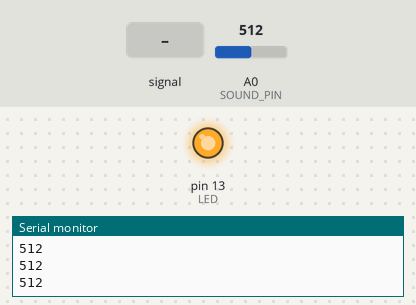
The sketch below on a simulated Arduino Uno, built with avr-gcc and run on an emulated ATmega328P. Parts: output pins drawn as LEDs (lit = HIGH), the last lines printed to the serial monitor. Inputs (shaded band) come from the test bench; at power-on: A0 (SOUND_PIN) = 512.

Above: at 1.2 s.
1.3 s: A0 (SOUND_PIN) fed a 200 Hz sine of ±460 counts around its level
At 3.4 s:
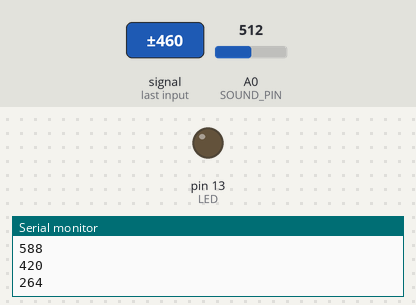
4.3 s: A0 (SOUND_PIN) set to 716
At 5.0 s:
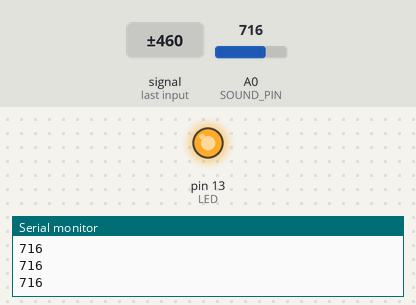
5.8 s: A0 (SOUND_PIN) set to 211
7.3 s: A0 (SOUND_PIN) set to 184
At 8.5 s:
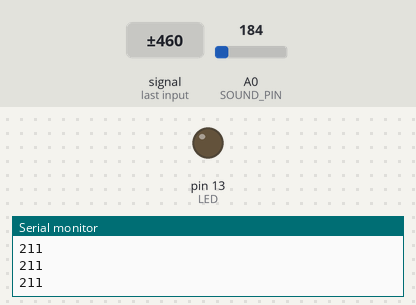
Timing chart, 0 to 9.8 s (numbered marks = the images above; inputs shaded):
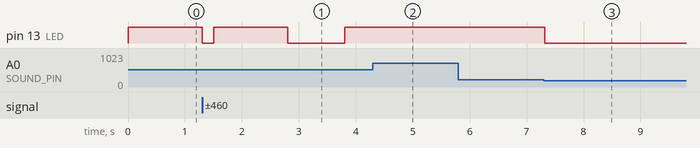

Measured:
- the behaviour switches between 201 and 200 on A0 (SOUND_PIN) (found by bisection; images 2 and 3)
- after the input at 1.3 s, pin 13 (LED): HIGH → LOW at once, → HIGH 0.20 s later, → LOW 1.3 s later, → HIGH 1.0 s later
- after the input at 4.3 s, pin 13 (LED): stays HIGH (without the input it goes to LOW after 0.81 s)
- after the input at 7.3 s, pin 13 (LED): HIGH → LOW at once

The sketch:

CodingFinalwork.ino
```cpp
const int BUTTON = 2;
const int LED = 13;
const int SOUND_PIN = A0;
int BUTTONstate = 0;

int val = 0;
int old_val = 0;
int state = 0;

void setup() {
    // put your setup code here, to run once:
  pinMode(LED, OUTPUT);
    pinMode(BUTTON, INPUT);
     Serial.begin(9600);
}

void loop() {
    // put your main code here, to run repeatedly:

digitalWrite(LED, LOW);

    // 读取A0模拟信号
  int value = analogRead(SOUND_PIN);
  // 输出信号值

  if(value > 200){
    // 大于阈值，则想引脚13输出低电平，LED灭
    digitalWrite(LED, HIGH);
    Serial.println(value);
    //Serial.write("b");
// 大于阈值，向openframework发送"b"
    delay(100);
  }
  else{
    //Serial.println(value);
    // 小于阈值，则想引脚13输出高电平，LED亮
    //digitalWrite(LED, HIGH);
    delay(100);
  }
}
```
